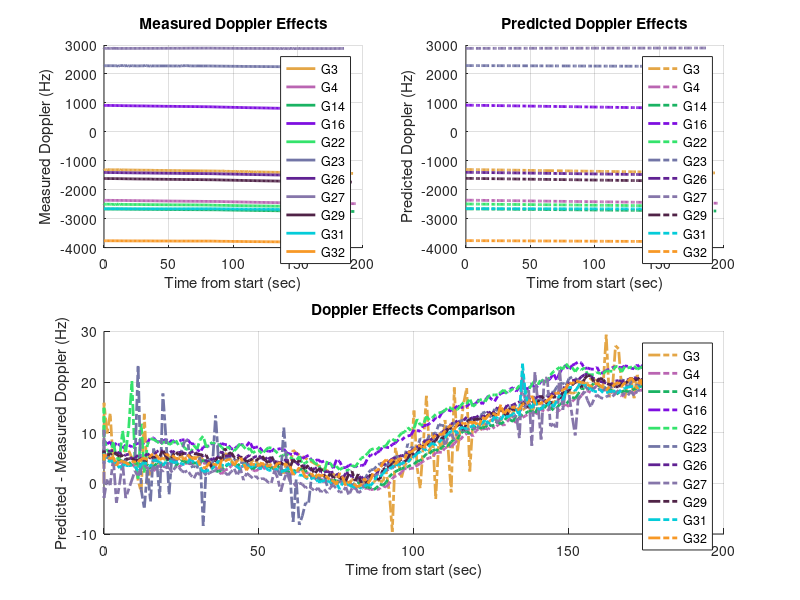

Recreate this plot in MATLAB.
% This program plots data from the report
close all;
clear;
clc;

% File Specs
fileID = fopen('Report.txt', 'r');
formatSpec = '%d %f %f %f %d %d %d %d %d %f\n';
sizeA = [10 inf];

% Read in input
fgetl(fileID);
A = fscanf(fileID, formatSpec, sizeA);

% Calculate timeStamps
timeStamps = A(10, :) + 60 * (A(9, :) + 60 * A(8, :));
timeBegin = min(timeStamps);
corrTime = timeStamps - timeBegin;

% Length of A
ASize = length(timeStamps);

% Set up loop vars
PRN = A(1, 1);
startIndex = 1;
satList = {};

% Set up plots
figure('units','normalized','outerposition',[0 0 1 1]);
subplot(2, 2, 1);
title('Measured Doppler Effects');
xlabel('Time from start (sec)'); 
ylabel('Measured Doppler (Hz)');
grid on;
hold on;

subplot(2, 2, 2);
title('Predicted Doppler Effects');
xlabel('Time from start (sec)'); 
ylabel('Predicted Doppler (Hz)');
grid on;
hold on;

subplot(2, 2, [3 4]);
title('Doppler Effects Comparison');
xlabel('Time from start (sec)'); 
ylabel('Predicted - Measured Doppler (Hz)');
grid on;
hold on;


for i = 1:ASize
    if (PRN ~= A(1, i) || i == ASize)
        % Plot Values
        color = rand(1, 3);
        
        subplot(2, 2, 1);
        plot(corrTime(startIndex:i-1), A(2, startIndex:i-1), '-', ...
        'LineWidth', 2, 'color', color);
        
        subplot(2, 2, 2);
        plot(corrTime(startIndex:i-1), A(3, startIndex:i-1), '-.', ...
        'LineWidth', 2, 'color', color); 
    
        subplot(2, 2, [3 4]);
        plot(corrTime(startIndex:i-1), A(3, startIndex:i-1) - A(2, startIndex:i-1), ...
        '-.', 'LineWidth', 2, 'color', color); 
    
        satList = [satList, sprintf('G%d', PRN)];
        startIndex = i;
    end
    PRN = A(1, i);
end

subplot(2, 2, 1);
legend(satList);

subplot(2, 2, 2);
legend(satList);

subplot(2, 2, [3 4]);
legend(satList);

saveas(gcf, 'Graph.png');



